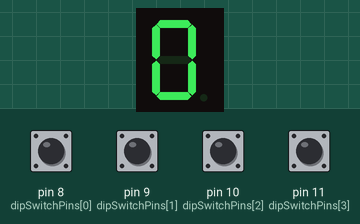
Recording of a sketch running on a simulated Arduino Uno, built with avr-gcc and run on an emulated ATmega328P. On the bench: 1-digit seven-segment display. Wiring (inferred from the names in the program): 1-digit 7-segment display, segments lit when HIGH: segments pin 14, pin 15, pin 16, pin 17, pin 18, pin 19, pin 12. The inputs (shaded band) are chosen by the test bench; at power-on: pin 8 (dipSwitchPins[0]), pin 9 (dipSwitchPins[1]), pin 10 (dipSwitchPins[2]), pin 11 (dipSwitchPins[3]) HIGH. The segment pins are drawn as the display they are named for.

Above: at 1.2 s.
1.3 s: pin 8 (dipSwitchPins[0]) pulled LOW for 0.15 s
At 1.4 s:
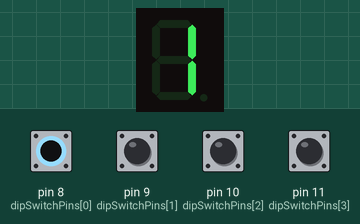
3.0 s: pin 9 (dipSwitchPins[1]) pulled LOW for 0.15 s
At 3.1 s:
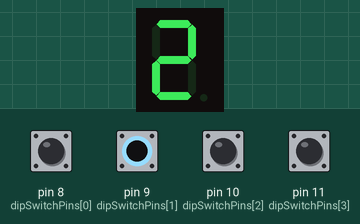
4.7 s: pin 10 (dipSwitchPins[2]) pulled LOW for 0.15 s
At 4.8 s:
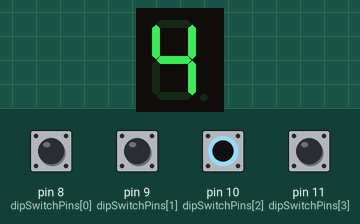
6.4 s: pin 11 (dipSwitchPins[3]) pulled LOW for 0.15 s
At 6.5 s:
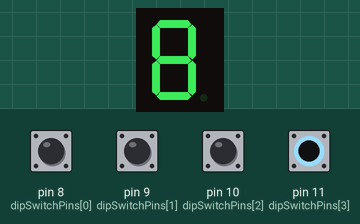
8.1 s: pin 9 (dipSwitchPins[1]) driven LOW and pin 11 (dipSwitchPins[3]) driven LOW
At 8.8 s:
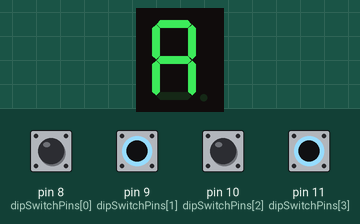
9.6 s: pin 10 (dipSwitchPins[2]) pulled LOW for 1 s
At 10.0 s:
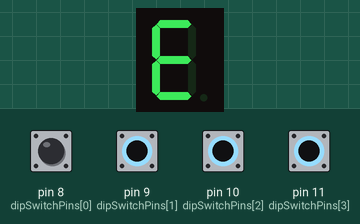
Timing chart, 0 to 12.6 s (numbered marks = the images above; inputs shaded):
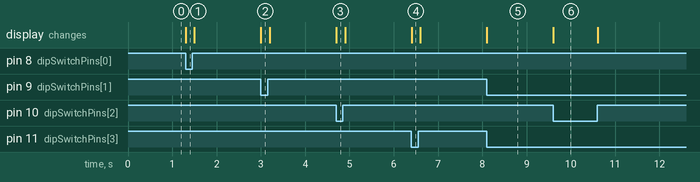

The sketch:

Checkpoint1.ino
```cpp
#include <avr/io.h>
#include <Arduino.h>

const int segmentPins[7] = {14, 15, 16, 17, 18, 19, 12}; // Segment pins: A, B, C, D, E, F, G
const int dipSwitchPins[4] = {8, 9, 10, 11}; // Dip-Switch input pins

void setup() {
    // Set Dip-Switch pins as inputs with pull-up resistors
    for (int i = 0; i < 4; i++) {
        pinMode(dipSwitchPins[i], INPUT_PULLUP);
    }

    // Set segment pins as outputs
    for (int i = 0; i < 7; i++) {
        pinMode(segmentPins[i], OUTPUT);
    }
}

void loop() {
    int value = 0; // Default value is 0

    // Check if any of the Dip-Switches are pressed
    for (int i = 0; i < 4; i++) {
        if (digitalRead(dipSwitchPins[i]) == LOW) {
            value |= (1 << i);
        }
    }

    display7Segment(value);
    delay(100); // Add a small delay to debounce the switches
}

void display7Segment(int value) {
    static const byte segmentMap[16] = {
        0b00111111, // 0
        0b00000110, // 1
        0b01011011, // 2
        0b01001111, // 3
        0b01100110, // 4
        0b01101101, // 5
        0b01111101, // 6
        0b00000111, // 7
        0b01111111, // 8
        0b01101111, // 9
        0b01110111, // A (10)
        0b01111100, // b (11)
        0b00111001, // C (12)
        0b01011110, // d (13)
        0b01111001, // E (14)
        0b01110001  // F (15)
    };

    byte segments = segmentMap[value & 0x0F]; // Mask to ensure value is within 0-15 range

    for (int i = 0; i < 7; i++) {
        digitalWrite(segmentPins[i], (segments >> i) & 0x01);
    }
}
```

Measured:
- after the input at 1.3 s, the display: changes at once (image 1)
- after the input at 3.0 s, the display: changes at once (image 2)
- after the input at 4.7 s, the display: changes at once (image 3)
- after the input at 6.4 s, the display: changes at once (image 4)
- after the input at 8.1 s, the display: changes at once (image 5)
- after the input at 9.6 s, the display: changes at once (image 6)
